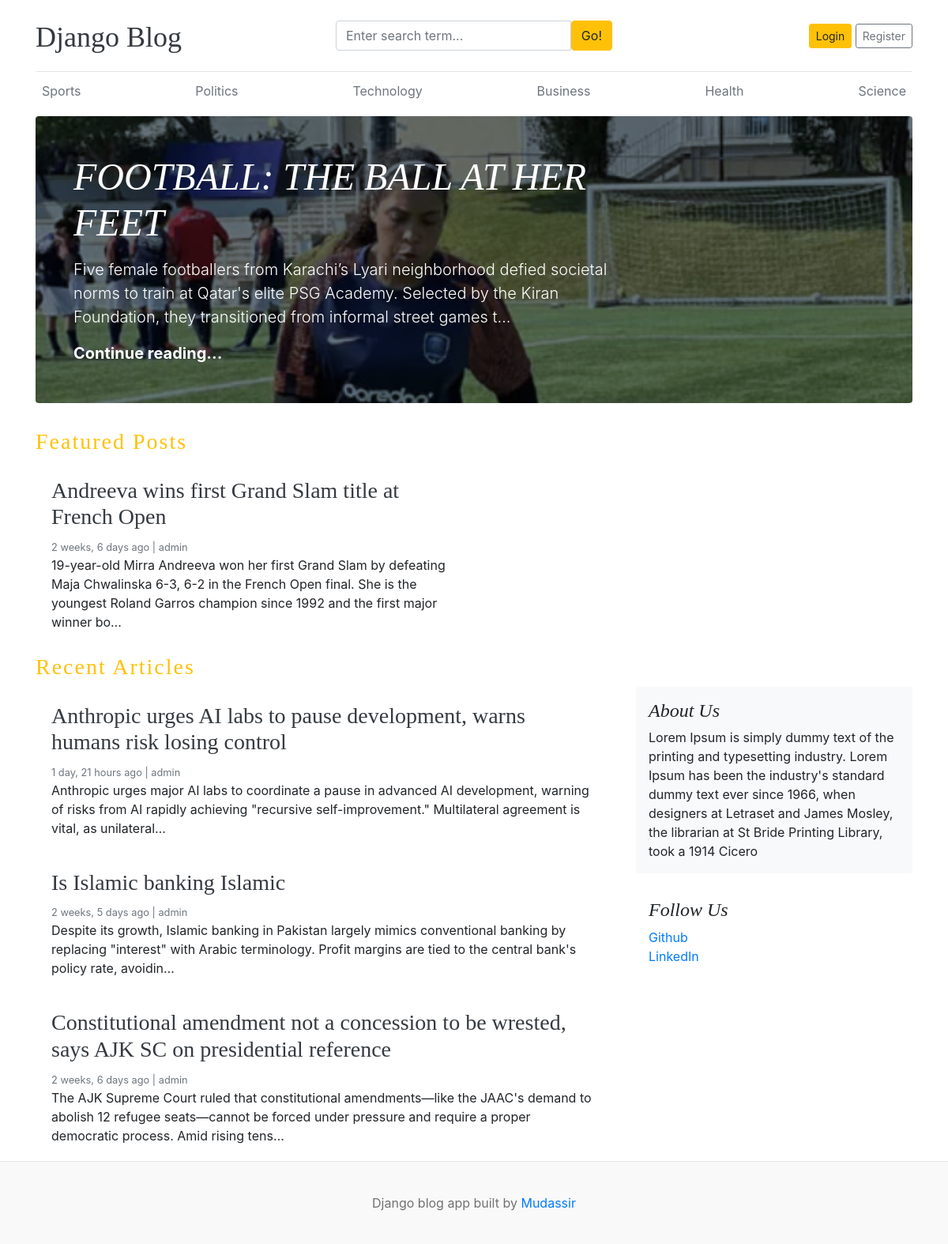
The page / on the database its author committed.
### blogs/models.py (models this page shows, shortened)
class Category(models.Model):
    category_name = models.CharField(max_length=50, unique=True)
    createdAt = models.DateTimeField(auto_now_add=True)
    updatedAt = models.DateTimeField(auto_now=True)
    class Meta:
        verbose_name_plural = "Categories"
    def __str__(self):
        return self.category_name

class Blog(models.Model):
    title = models.CharField(max_length=100)
    slug = models.SlugField(max_length=150, unique=True, blank=True)
    category = models.ForeignKey(Category, on_delete=models.CASCADE)
    author = models.ForeignKey(User, on_delete=models.CASCADE)
    featured_image = models.ImageField(upload_to="uploads/%Y/%m/%d/")
    short_description = models.TextField(max_length=500)
    blog_body = models.TextField(max_length=2000)
    status = models.CharField(max_length=20, choices=STATUS_CHOICES, default="Draft")           # Published or not
    is_featured = models.BooleanField(default=False)                                            # Featured or not
    createdAt = models.DateTimeField(auto_now_add=True)
    updatedAt = models.DateTimeField(auto_now=True)

### assignments/models.py (models this page shows, shortened)
class About(models.Model):
    about_heading = models.CharField(max_length=25)
    about_description = models.TextField(max_length=255)
    createdAt = models.DateTimeField(auto_now_add=True)
    updatedAt = models.DateTimeField(auto_now=True)
    class Meta:
        verbose_name_plural = "About"

class SocialLink(models.Model):
    platform = models.CharField(max_length=25)
    link = models.URLField(max_length=200)
    createdAt = models.DateTimeField(auto_now_add=True)
    updatedAt = models.DateTimeField(auto_now=True)

### blog_main/views.py (the view)
# urls.py: 2. Add a URL to urlpatterns:  path('', views.home, name='home')
def home(request):
    featured_posts = Blog.objects.filter(is_featured=True, status='Published').order_by('-updatedAt')
    posts = Blog.objects.filter(is_featured=False, status='Published').order_by('-updatedAt')
    try:
        about = About.objects.first()
    except:
        about = None
    context = {
        'featured_posts': featured_posts,
        'posts': posts,
        'about': about
    }
    return render(request, 'home.html', context)

### blogs/context_processors.py (called while the page is built)
def get_categories(request):
    categories = Category.objects.all()
    return {'categories': categories}

def get_social_links(request):
    social_links = SocialLink.objects.all()
    return {'social_links': social_links}

### templates/home.html
{% extends "base.html" %}
{% block content %}
  {% for post in featured_posts %}
  {% if forloop.first %}
    <div class="jumbotron p-3 p-md-5 text-white rounded bg-dark" style="background-image: url({{post.featured_image.url}});background-blend-mode: overlay;background-size:cover;">
        <div class="col-md-8 px-0">
          <h1 class="display-4 font-italic">{{ post.title }}</h1>
          <p class="lead my-3">{{ post.short_description | truncatechars:200 }}</p>
          <p class="lead mb-0"><a href="{% url 'blogs' slug=post.slug %}" class="text-white font-weight-bold">Continue reading...</a></p>
        </div>
      </div>
  {% endif %}
  {% endfor %}
  <h3 class="tet-uppercase text-warning" style="letter-spacing: 2px">Featured Posts</h3>
  <div class="row mb-2">
    {% for post in featured_posts %}
    {% if not forloop.first %}
    <div class="col-md-6">
      <div class="card border-0" >
        <div class="card-body">
          <h3><a href="{% url 'blogs' slug=post.slug %}" class="text-dark">{{post.title}}</a></h3>
          <small class="mb-1 text-muted">{{ post.updatedAt|timesince }} ago | {{post.author}}</small>
          <p class="card-text">{{ post.short_description | truncatechars:200 }}</p>
        </div>
      </div>
    </div>
    {% endif %}
    {% endfor %}
  </div>
  <h3 class="tet-uppercase text-warning" style="letter-spacing: 2px">Recent Articles</h3>
  <main role="main" class="container p-0">
    <div class="row">
      <div class="col-md-8 blog-main">
        {% for post in posts %}
          <div class="card border-0" >
            <div class="card-body">
              <h3><a href="{% url 'blogs' slug=post.slug %}" class="text-dark">{{post.title}}</a></h3>
              <small class="mb-1 text-muted">{{ post.updatedAt|timesince }} ago | {{post.author}}</small>
              <p class="card-text">{{ post.short_description | truncatechars:200 }}</p>
            </div>
          </div>
        {% endfor %}
      </div>
      <aside class="col-md-4 blog-sidebar">
        <div class="p-3 mb-3 bg-light rounded">
          <h4 class="font-italic">{{about.about_heading}}</h4>
          <p class="mb-0">{{about.about_description}}</p>
        </div>
        {% if social_links %}
          <div class="p-3">
            <h4 class="font-italic">Follow Us</h4>
            <ol class="list-unstyled">
              {% for link in social_links %}
                <li><a href="{{ link.link }}" target="_blank">{{ link.platform }}</a></li>
              {% endfor %}
            </ol>
          </div>
        {% endif %}
      </aside>
    </div>
  </main>
</div>
{% endblock %}

### templates/base.html (shortened to what this page needs)
{% load static %}
<!DOCTYPE html>
<html lang="en">
<head>
    <link href="https://getbootstrap.com/docs/4.0/dist/css/bootstrap.min.css" rel="stylesheet">
    <link href="{% static 'css/blog.css' %}" rel="stylesheet">
    <link rel="stylesheet" href="https://cdnjs.cloudflare.com/ajax/libs/font-awesome/4.7.0/css/font-awesome.min.css">
  </head>
<body>
    <div class="container">
      <header class="blog-header py-3">
        <div class="row flex-nowrap justify-content-between align-items-center">
          <div class="col-4 pt-1">
            <a class="blog-header-logo text-dark" href="/">Django Blog</a>
          </div>
          <div class="col-4">
            <form action="{% url 'search' %}" method="GET">
              <div class="input-group">
                <input class="form-control" type="text" name="keyword" value="{{ keyword }}" placeholder="Enter search term..." aria-label="Enter search term..." aria-describedby="button-search" />
                <button type="submit" class="btn btn-warning" id="button-search">Go!</button>
            </div>
            </form>
          </div>
          <div class="col-4 d-flex justify-content-end align-items-center">
            {% if not user.is_authenticated %}
              <a class="btn btn-sm btn-warning" href="{% url 'login' %}">Login</a> &nbsp;
              <a class="btn btn-sm btn-outline-secondary" href="{% url 'register' %}">Register</a>
            {% else %}
              <span class="navbar-text"><a href="{% url 'dashboard' %}">Dashboard</a></span>
                &emsp;
              <span><a href="{% url 'logout' %}">Logout</a></span>
            {% endif %}
          </div>
        </div>
      </header>
      <div class="nav-scroller py-1 mb-2">
        <nav class="nav d-flex justify-content-between">
          {% for i in categories %}
          <a class="p-2 text-muted" href="{% url 'posts_by_category' i.id %}">{{i}}</a>
          {% endfor %}
        </nav>
      </div>
{% block content %}
{% endblock %}
<footer class="blog-footer">
  <p>Django blog app built by <a href="#">Mudassir</a></p>
</footer>
</body>
</html>

### blog_main/static/css/blog.css (style rules this page uses)
.blog-header { border-bottom: 1px solid #e5e5e5; }
.blog-header-logo { font-family: "Playfair Display", Georgia, "Times New Roman", serif; font-size: 2.25rem; }
h1, h2, h3, h4, h5, h6 { font-family: "Playfair Display", Georgia, "Times New Roman", serif; }
.display-4 { font-size: 2.5rem; }
@media (min-width: 768px) { .display-4 { font-size: 3rem; } }
.blog-footer { padding: 2.5rem 0; color: #727272; text-align: center; background-color: #f9f9f9; border-top: .05rem solid #e5e5e5; }
.blog-footer p:last-child { margin-bottom: 0; }

### rows shown on the page
Category: category_name "Sports"
Category: category_name "Politics"
Category: category_name "Technology"
Category: category_name "Business"
Category: category_name "Health"
Category: category_name "Science"
Blog: featured_image (picture), title "FOOTBALL: THE BALL AT HER FEET", short_description "Five female footballers from Karachi’s Lyari neighborhood defied societal norms to train at Qatar's elite PSG Academy. Selected by the Kiran Foundation, they transitioned from informal street games t…"
Blog: title "Andreeva wins first Grand Slam title at French Open", updatedAt "2 weeks, 6 days", author "admin", short_description "19-year-old Mirra Andreeva won her first Grand Slam by defeating Maja Chwalinska 6-3, 6-2 in the French Open final. She is the youngest Roland Garros champion since 1992 and the first major winner bo…"
Blog: title "Anthropic urges AI labs to pause development, warns humans risk losing control", updatedAt "1 day, 21 hours", author "admin", short_description "Anthropic urges major AI labs to coordinate a pause in advanced AI development, warning of risks from AI rapidly achieving \"recursive self-improvement.\" Multilateral agreement is vital, as unilateral…"
Blog: title "Is Islamic banking Islamic", updatedAt "2 weeks, 5 days", author "admin", short_description "Despite its growth, Islamic banking in Pakistan largely mimics conventional banking by replacing \"interest\" with Arabic terminology. Profit margins are tied to the central bank's policy rate, avoidin…"
Blog: title "Constitutional amendment not a concession to be wrested, says AJK SC on presidential reference", updatedAt "2 weeks, 6 days", author "admin", short_description "The AJK Supreme Court ruled that constitutional amendments—like the JAAC's demand to abolish 12 refugee seats—cannot be forced under pressure and require a proper democratic process. Amid rising tens…"
About: about_heading "About Us", about_description "Lorem Ipsum is simply dummy text of the printing and typesetting industry. Lorem Ipsum has been the industry's standard dummy text ever since 1966, when designers at Letraset and James Mosley, the librarian at St Bride Printing Library, took a 1914 Cicero"
SocialLink: platform "Github"
SocialLink: platform "LinkedIn"
